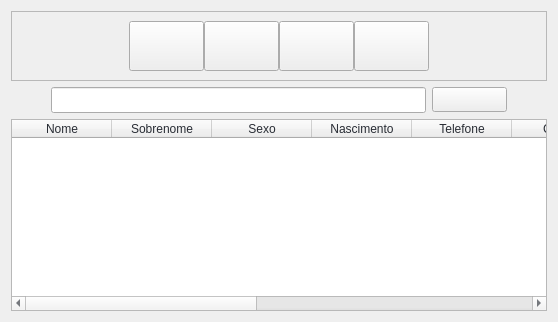
                     <widget class="QWidget" name="clientPage">
                      <layout class="QVBoxLayout" name="verticalLayout_8">
                       <item>
                        <widget class="QFrame" name="clientMenu">
                         <property name="minimumSize">
                          <size>
                           <width>0</width>
                           <height>70</height>
                          </size>
                         </property>
                         <property name="frameShape">
                          <enum>QFrame::StyledPanel</enum>
                         </property>
                         <property name="frameShadow">
                          <enum>QFrame::Raised</enum>
                         </property>
                         <layout class="QHBoxLayout" name="horizontalLayout_8">
                          <item>
                           <spacer name="horizontalSpacer">
                            <property name="orientation">
                             <enum>Qt::Horizontal</enum>
                            </property>
                            <property name="sizeHint" stdset="0">
                             <size>
                              <width>40</width>
                              <height>20</height>
                             </size>
                            </property>
                           </spacer>
                          </item>
                          <item>
                           <layout class="QGridLayout" name="gridLayout_3">
                            <item row="1" column="0">
                             <layout class="QHBoxLayout" name="horizontalLayout_7">
                              <property name="spacing">
                               <number>0</number>
                              </property>
                              <item>
                               <widget class="QPushButton" name="addBtn">
                                <property name="minimumSize">
                                 <size>
                                  <width>75</width>
                                  <height>50</height>
                                 </size>
                                </property>
                                <property name="cursor">
                                 <cursorShape>PointingHandCursor</cursorShape>
                                </property>
                                <property name="styleSheet">
                                 <string notr="true">image: url(:/icons/images/icons/cil-user-follow.png);</string>
                                </property>
                                <property name="text">
                                 <string/>
                                </property>
                               </widget>
                              </item>
                              <item>
                               <widget class="QPushButton" name="delBtn">
                                <property name="minimumSize">
                                 <size>
                                  <width>75</width>
                                  <height>50</height>
                                 </size>
                                </property>
                                <property name="cursor">
                                 <cursorShape>PointingHandCursor</cursorShape>
                                </property>
                                <property name="styleSheet">
                                 <string notr="true">image: url(:/icons/images/icons/cil-user-unfollow.png);</string>
                                </property>
                                <property name="text">
                                 <string/>
                                </property>
                               </widget>
                              </item>
                              <item>
                               <widget class="QPushButton" name="editBtn">
                                <property name="minimumSize">
                                 <size>
                                  <width>75</width>
                                  <height>50</height>
                                 </size>
                                </property>
                                <property name="cursor">
                                 <cursorShape>PointingHandCursor</cursorShape>
                                </property>
                                <property name="styleSheet">
                                 <string notr="true">image: url(:/icons/images/icons/cil-pencil.png);
</string>
                                </property>
                                <property name="text">
                                 <string/>
                                </property>
                               </widget>
                              </item>
                              <item>
                               <widget class="QPushButton" name="markBtn">
                                <property name="minimumSize">
                                 <size>
                                  <width>75</width>
                                  <height>50</height>
                                 </size>
                                </property>
                                <property name="styleSheet">
                                 <string notr="true">image: url(:/icons/images/icons/cil-calendar-check.png);</string>
                                </property>
                                <property name="text">
                                 <string/>
                                </property>
                               </widget>
                              </item>
                             </layout>
                            </item>
                           </layout>
                          </item>
                          <item>
                           <spacer name="horizontalSpacer_2">
                            <property name="orientation">
                             <enum>Qt::Horizontal</enum>
                            </property>
                            <property name="sizeHint" stdset="0">
                             <size>
                              <width>40</width>
                              <height>20</height>
                             </size>
                            </property>
                           </spacer>
                          </item>
                         </layout>
                        </widget>
                       </item>
                       <item>
                        <layout class="QHBoxLayout" name="horizontalLayout_6">
                         <item>
                          <spacer name="horizontalSpacer_3">
                           <property name="orientation">
                            <enum>Qt::Horizontal</enum>
                           </property>
                           <property name="sizeHint" stdset="0">
                            <size>
                             <width>40</width>
                             <height>20</height>
                            </size>
                           </property>
                          </spacer>
                         </item>
                         <item>
                          <widget class="QLineEdit" name="searchBox">
                           <property name="minimumSize">
                            <size>
                             <width>375</width>
                             <height>26</height>
                            </size>
                           </property>
                           <property name="maximumSize">
                            <size>
                             <width>375</width>
                             <height>16777215</height>
                            </size>
                           </property>
                           <property name="text">
                            <string/>
                           </property>
                          </widget>
                         </item>
                         <item>
                          <widget class="QPushButton" name="searchBtn">
                           <property name="minimumSize">
                            <size>
                             <width>75</width>
                             <height>25</height>
                            </size>
                           </property>
                           <property name="cursor">
                            <cursorShape>PointingHandCursor</cursorShape>
                           </property>
                           <property name="styleSheet">
                            <string notr="true">image: url(:/icons/images/icons/cil-magnifying-glass.png);</string>
                           </property>
                           <property name="text">
                            <string/>
                           </property>
                          </widget>
                         </item>
                         <item>
                          <spacer name="horizontalSpacer_4">
                           <property name="orientation">
                            <enum>Qt::Horizontal</enum>
                           </property>
                           <property name="sizeHint" stdset="0">
                            <size>
                             <width>40</width>
                             <height>20</height>
                            </size>
                           </property>
                          </spacer>
                         </item>
                        </layout>
                       </item>
                       <item>
                        <widget class="QTableWidget" name="tableWidget">
                         <property name="styleSheet">
                          <string notr="true">color: rgb(40, 44, 52);</string>
                         </property>
                         <column>
                          <property name="text">
                           <string>Nome</string>
                          </property>
                         </column>
                         <column>
                          <property name="text">
                           <string>Sobrenome</string>
                          </property>
                         </column>
                         <column>
                          <property name="text">
                           <string>Sexo</string>
                          </property>
                         </column>
                         <column>
                          <property name="text">
                           <string>Nascimento</string>
                          </property>
                         </column>
                         <column>
                          <property name="text">
                           <string>Telefone</string>
                          </property>
                         </column>
                         <column>
                          <property name="text">
                           <string>Celular</string>
                          </property>
                         </column>
                         <column>
                          <property name="text">
                           <string>CPF</string>
                          </property>
                         </column>
                         <column>
                          <property name="text">
                           <string>Email</string>
                          </property>
                         </column>
                         <column>
                          <property name="text">
                           <string>Consulta</string>
                          </property>
                         </column>
                         <column>
                          <property name="text">
                           <string>Data</string>
                          </property>
                         </column>
                         <column>
                          <property name="text">
                           <string>Hora</string>
                          </property>
                         </column>
                        </widget>
                       </item>
                      </layout>
                     </widget>
